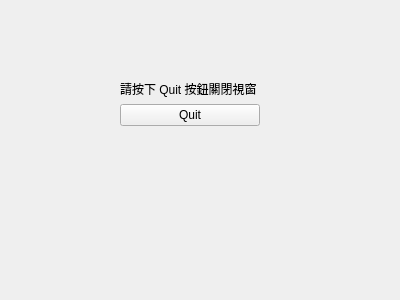
<?xml version="1.0" encoding="UTF-8"?>
<ui version="4.0">
 <class>Form</class>
 <widget class="QWidget" name="Form">
  <property name="geometry">
   <rect>
    <x>0</x>
    <y>0</y>
    <width>400</width>
    <height>300</height>
   </rect>
  </property>
  <property name="windowTitle">
   <string>Form</string>
  </property>
  <widget class="QWidget" name="">
   <property name="geometry">
    <rect>
     <x>120</x>
     <y>80</y>
     <width>140</width>
     <height>46</height>
    </rect>
   </property>
   <layout class="QVBoxLayout" name="verticalLayout">
    <item>
     <widget class="QLabel" name="label">
      <property name="text">
       <string>請按下 Quit 按鈕關閉視窗</string>
      </property>
     </widget>
    </item>
    <item>
     <widget class="QPushButton" name="quitButton">
      <property name="text">
       <string>Quit</string>
      </property>
     </widget>
    </item>
   </layout>
  </widget>
 </widget>
 <resources/>
 <connections/>
</ui>
